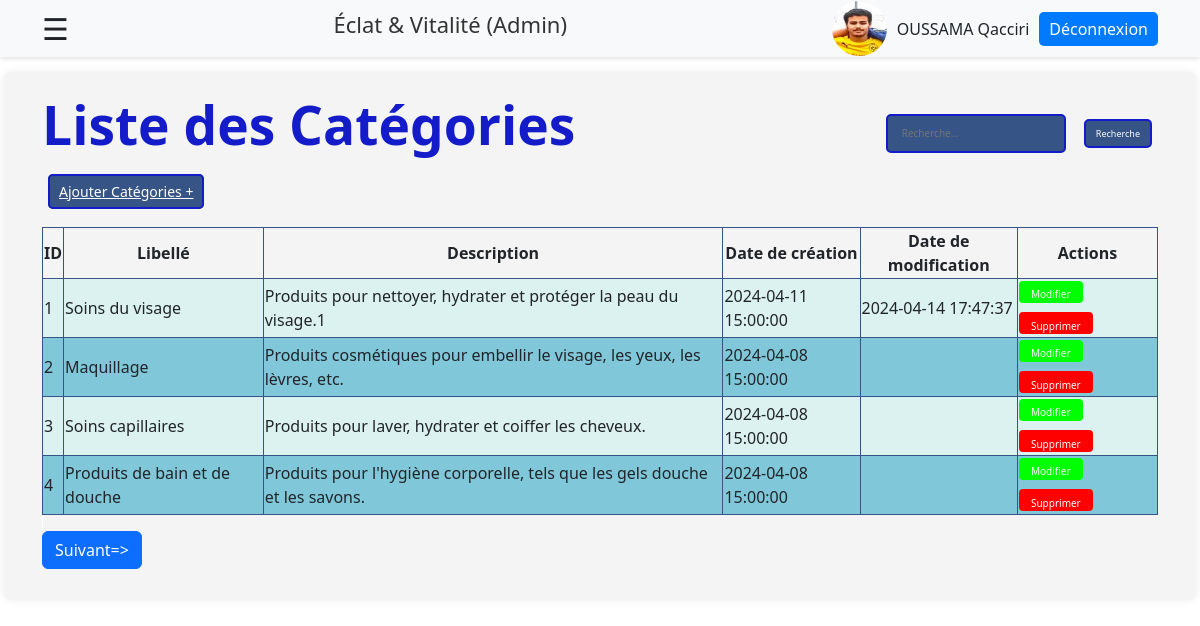
The page /admin/categorise/listeCategorise.php (signed in) on the database as committed earlier.
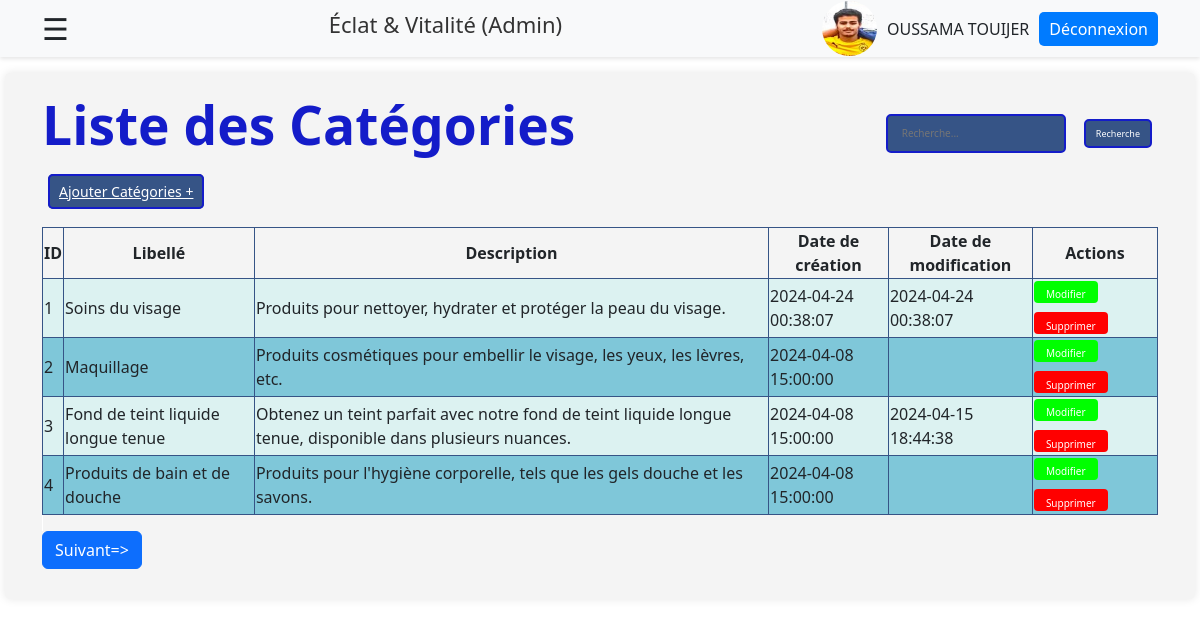
The same page on the database as committed later.
### tables this page shows
CREATE TABLE IF NOT EXISTS `categories` (
  `id` int NOT NULL AUTO_INCREMENT,
  `libelle` varchar(100) DEFAULT NULL,
  `description` text,
  `date_creation` timestamp NULL DEFAULT CURRENT_TIMESTAMP,
  `date_modification` timestamp NULL DEFAULT CURRENT_TIMESTAMP ON UPDATE CURRENT_TIMESTAMP,
  PRIMARY KEY (`id`)
);

### include/functionsProductCate.php (called while the page is built, shortened)
<?php
function connectToDatabase() {
    $servername = "localhost";
    $username = "root";
    $password = "";
    $DBname = "eclat_vitalite";
    try {
        $conn = new PDO("mysql:host=$servername;dbname=$DBname", $username, $password);
        $conn->setAttribute(PDO::ATTR_ERRMODE, PDO::ERRMODE_EXCEPTION);
        return $conn;
    } catch(PDOException $e) {
        echo "Échec de la connexion : " . $e->getMessage();
        exit();
    }
}
function getAllCategories() {
    $conn = connectToDatabase();
    $requete = "SELECT * FROM categories";
    try {
        $resultat = $conn->query($requete);
        $categories = $resultat->fetchAll();
        return $categories;
    } catch(PDOException $e) {
        echo "Erreur lors de l'exécution de la requête : " . $e->getMessage();
        $conn = null;
        exit();
    }
}
?>

### admin/categorise/listeCategorise.php (the view, shortened to what the changed rows need)
<?php
include '../../include/functionsProductCate.php';
if(!empty($_POST['sCat'])) {
    $categories = searchCategories($_POST['sCat']);
} else {
    $categories = getAllCategories();
}
$page = isset($_GET['page']) ? $_GET['page'] : 1;
$categoriesPerPage = 4;
$startIndex = ($page - 1) * $categoriesPerPage;
$categoriesToShow = array_slice($categories, $startIndex, $categoriesPerPage);
?>
<!DOCTYPE html>
<html lang="en">
<head>
    <link rel="stylesheet" href="stylesCategorise.css">
    <link href="https://cdn.jsdelivr.net/npm/bootstrap@5.3.3/dist/css/bootstrap.min.css" rel="stylesheet" />
    <link href="https://getbootstrap.com/docs/5.3/assets/css/docs.css" rel="stylesheet" />
</head>
<body>
<header class="ous" >
    <div class="container d-flex justify-content-between align-items-center">
        <div class="user-wrapper">
            <a href="../profile.php">
                <img src="../userImages/user.jpg" alt="user" class="user-image">
            </a>
            <span class="username"><?php echo htmlspecialchars($_SESSION['prenom'].' ' .$_SESSION['nom']); ?></span>
            <?php
            if(isset($_SESSION['email'])) {
                echo '<a class="logout-btn" href="../deconnexion.php">Déconnexion</a>';
            }
            ?>
        </div>
    </div>
</header>
        <div class="main-content">
            <main>
                <div class="container">
                    <?php
                    if(isset($_SESSION['email'])) {
                        echo "<div class='title-and-button'>";
                        echo "<h2 class='title'>Liste des Catégories</h2>";
                    echo "</div>";?>
                </div>
                <?php echo '<div class="container"><a href="ajout.php" class="btnAjout" data-bs-toggle="modal" data-bs-target="#ajoutModal"> Ajouter Catégories + </a></div><br>';?>
                <div class="container">
                     <?php
                        if (empty($categoriesToShow)) {
                            echo "<p>Aucune catégorie trouvée.</p>";
                        } else {
                             echo "<div class='alert alert-danger'>Échec de la mise à jour de la catégorie. Veuillez réessayer !!!</div>";?>
                     <?php
                echo ' <div class="siw" > <table class="tablee" style="margin-left: auto; margin-right: auto;">
                    <thead>
                        <tr>
                            <th>ID</th>
                            <th>Libellé</th>
                            <th>Description</th>
                            <th>Date de création</th>
                            <th>Date de modification</th>
                            <th>Actions</th>
                        </tr>
                    </thead>
                    <tbody>';
                            foreach ($categoriesToShow as $category) {
                                echo "<tr>
                                <td>{$category['id']}</td>
                                <td>{$category['libelle']}</td>
                                <td>{$category['description']}</td>
                                <td>{$category['date_creation']}</td>
                                <td>{$category['date_modification']}</td>
                                <td class='action-buttons'>
                                    <a href='modifier.php' data-bs-toggle='modal' data-bs-target='#modifierModal{$category['id']}' ><button class='edit-button'>Modifier</button></a>
                                    <a href='supprimer.php?id={$category['id']}'><button class='delete-button'>Supprimer</button></a>
                                </td>
                            </tr>";
                            }
                     echo '</tbody>';
                     echo '</table>';?>
               </div>
                <?php
                        }
                    } else {
                        echo "<p>Session data not found.</p>";
                    }
                    ?>
            </main>
        </div>
</body>
</html>

Rows that differ between the two databases and show on the page:
changed categories "Soins du visage": description "Produits pour nettoyer, hydrater et protéger la peau du visage.1" → "Produits pour nettoyer, hydrater et protéger la peau du visage."; date_creation "2024-04-11 15:00:00" → "2024-04-24 00:38:07"; date_modification "2024-04-14 17:47:37" → "2024-04-24 00:38:07"
changed categories id 3: libelle "Soins capillaires" → "Fond de teint liquide longue tenue"; description "Produits pour laver, hydrater et coiffer les cheveux." → "Obtenez un teint parfait avec notre fond de teint liquide longue tenue, disponible dans plusieurs nuances."; date_modification (not shown) → "2024-04-15 18:44:38"
Other text that changed with them:
$_SESSION['prenom'].' ' .$_SESSION['nom']: "OUSSAMA Qacciri" → "OUSSAMA TOUIJER"
